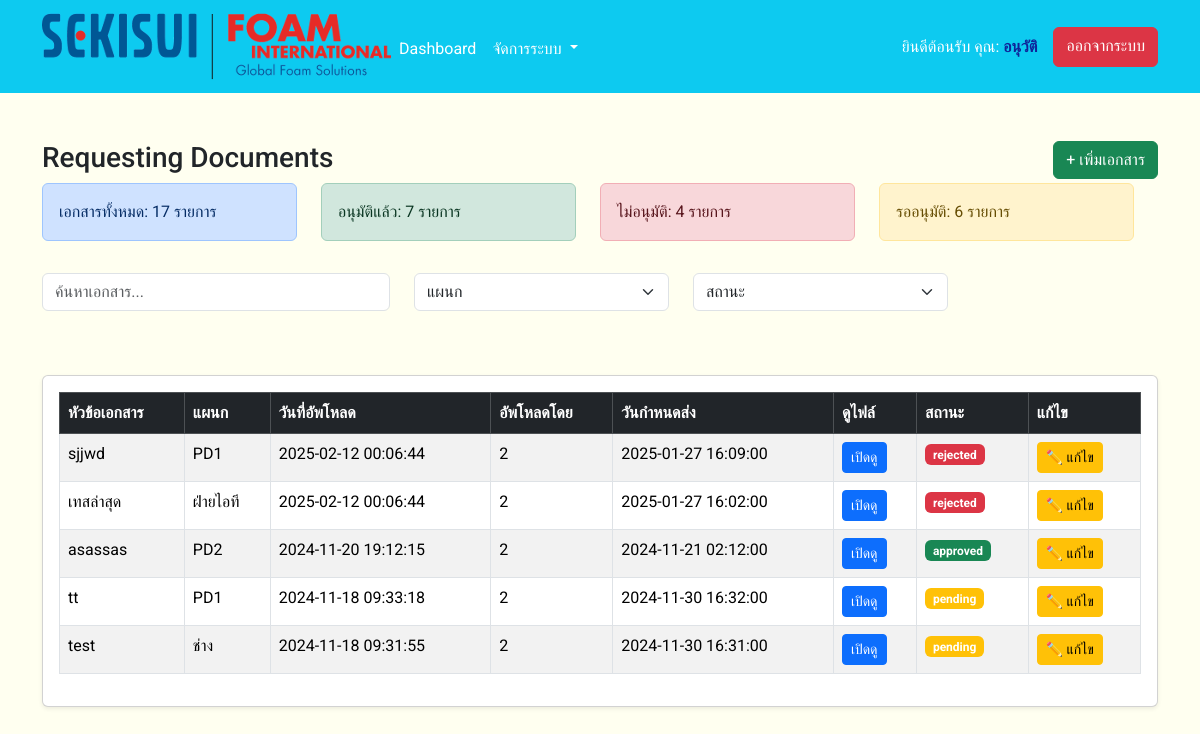
Page /index.php (signed in) on the committed database.
### tables this page shows
CREATE TABLE `documents` (
  `id` int NOT NULL,
  `sender_name` varchar(255) NOT NULL,
  `file_name` varchar(255) NOT NULL,
  `department` varchar(255) NOT NULL,
  `upload_date` timestamp NULL DEFAULT CURRENT_TIMESTAMP,
  `document_content` text,
  `deadline` datetime DEFAULT NULL,
  `isActive` tinyint(1) NOT NULL DEFAULT '1',
  `approval_status` enum('pending','approved','rejected') DEFAULT 'pending'
);

### index.php (the view, shortened to what this page needs)
<!DOCTYPE html>
<html lang="th">
<head>
    <?php include 'assets/scriptheader.php'; ?>
</head>
<body>
    <?php include 'component/navbar.php'; ?>
    <section class="intro mt-5">
        <div class="mask d-flex align-items-center h-100">
            <div class="container">
                <div class="row justify-content-center">
                    <div class="col-lg-12">
                        <div class="row">
                            <div class="col-lg-6">
                                <h3 class="text-dark">Requesting Documents</h3>
                            </div>
                            <div class="col-lg-6 text-end">
                                <button class="btn btn-success" id="openUploadModal" data-bs-toggle="modal" data-bs-target="#uploadDocumentModal">
                                    + เพิ่มเอกสาร
                                        </button>
                                    </div>
                                </div>
                                <?php include 'summary.php'; ?>
                                <?php include 'filter_form.php'; ?>
                                <div class="col-12 mt-4">
                                <div class="col-12 mt-4">
                            <div class="card shadow-sm">
                                <div class="card-body">
                                    <div class="table-container">
                                        <div class="table-responsive" style="max-height: 500px; overflow-y: auto;">
                                            <table class="table table-striped table-bordered">
                                                <thead class="table-dark">
                                                    <tr>
                                                        <th>หัวข้อเอกสาร</th>
                                                        <th>แผนก</th>
                                                        <th>วันที่อัพโหลด</th>
                                                        <th>อัพโหลดโดย</th>
                                                        <th>วันกำหนดส่ง</th>
                                                        <th>ดูไฟล์</th>
                                                        <th>สถานะ</th>
                                                        <?php if ($_SESSION['role'] == "user"): ?>
                                                            <th>แก้ไข</th>
                                                        <?php endif; ?>
                                                    </tr>
                                                </thead>
                                                <tbody>
                                                    <?php
                                                    include 'db.php';
                                                    $role = $_SESSION['role'];
                                                    $user_id = $_SESSION['user_id'];
                                                    $query = ($role === "manager")
                                                        ? "SELECT doc.id, doc.document_content, doc.department, doc.upload_date, users.username AS sender_name, doc.deadline, doc.file_name, doc.approval_status
                                                        FROM documents doc
                                                        INNER JOIN users ON doc.sender_name = users.id
                                                        WHERE doc.isActive = 1
                                                        ORDER BY doc.upload_date DESC"
                                                        : "SELECT * FROM documents WHERE sender_name = ? AND isActive = 1 ORDER BY upload_date DESC";
                                                    $stmt = $conn->prepare($query);
                                                    if ($role !== "manager") {
                                                        $stmt->bind_param("s", $user_id);
                                                    }
                                                    $stmt->execute();
                                                    $result = $stmt->get_result();
                                                    while ($row = $result->fetch_assoc()) {
                                                        $filePath = "uploads/" . $row['file_name'];
                                                    ?>
                                                    <tr id="row-<?= $row['id']; ?>">
                                                        <td><?= htmlspecialchars($row['document_content']); ?></td>
                                                        <td><?= htmlspecialchars($row['department']); ?></td>
                                                        <td><?= htmlspecialchars($row['upload_date']); ?></td>
                                                        <td><?= htmlspecialchars($row['sender_name']); ?></td>
                                                        <td><?= htmlspecialchars($row['deadline']); ?></td>
                                                        <td>
                                                            <a href="<?= $filePath; ?>" target="_blank" class="btn btn-sm btn-primary">เปิดดู</a>
                                                        </td>
                                                        <td>
                                                            <span class="badge bg-<?= $row['approval_status'] === 'approved' ? 'success' : ($row['approval_status'] === 'rejected' ? 'danger' : 'warning'); ?>">
                                                                <?= $row['approval_status'] ?: 'pending'; ?>
                                                            </span>
                                                        </td>
                                                        <?php if ($_SESSION['role'] == "user"): ?>
                                                        <td>
                                                            <button class="btn btn-sm btn-warning">✏️ แก้ไข</button>
                                                        </td>
                                                        <?php endif; ?>
                                                    </tr>
                                                    <?php } ?>
                                                </tbody>
                                            </table>
                                        </div>
                                    </div>
                                </div>
                            </div>
                        </div>
                    </div>
                </div>
            </div>
        </div>
    </section>
            </body>
            </html>

### assets/scriptheader.php (style rules this page uses)
* { font-family: "Roboto", serif; }
.intro { height: 100%; }
body { background-color: #FFFFF0; }

### rows in the picture
documents: document_content "sjjwd", department "PD1", upload_date "2025-02-12 00:06:44", sender_name "2", deadline "2025-01-27 16:09:00", approval_status "rejected"
documents: document_content "เทสล่าสุด", department "ฝ่ายไอที", upload_date "2025-02-12 00:06:44", sender_name "2", deadline "2025-01-27 16:02:00", approval_status "rejected"
documents: document_content "asassas", department "PD2", upload_date "2024-11-20 19:12:15", sender_name "2", deadline "2024-11-21 02:12:00", approval_status "approved"
documents: document_content "tt", department "PD1", upload_date "2024-11-18 09:33:18", sender_name "2", deadline "2024-11-30 16:32:00", approval_status "pending"
documents: document_content "test", department "ช่าง", upload_date "2024-11-18 09:31:55", sender_name "2", deadline "2024-11-30 16:31:00", approval_status "pending"

### other values in the picture
$_SESSION['first_name'] "อนุวัติ"
$summary['total'] "17"
$summary['approved'] "7"
$summary['rejected'] "4"
$summary['pending'] "6"
